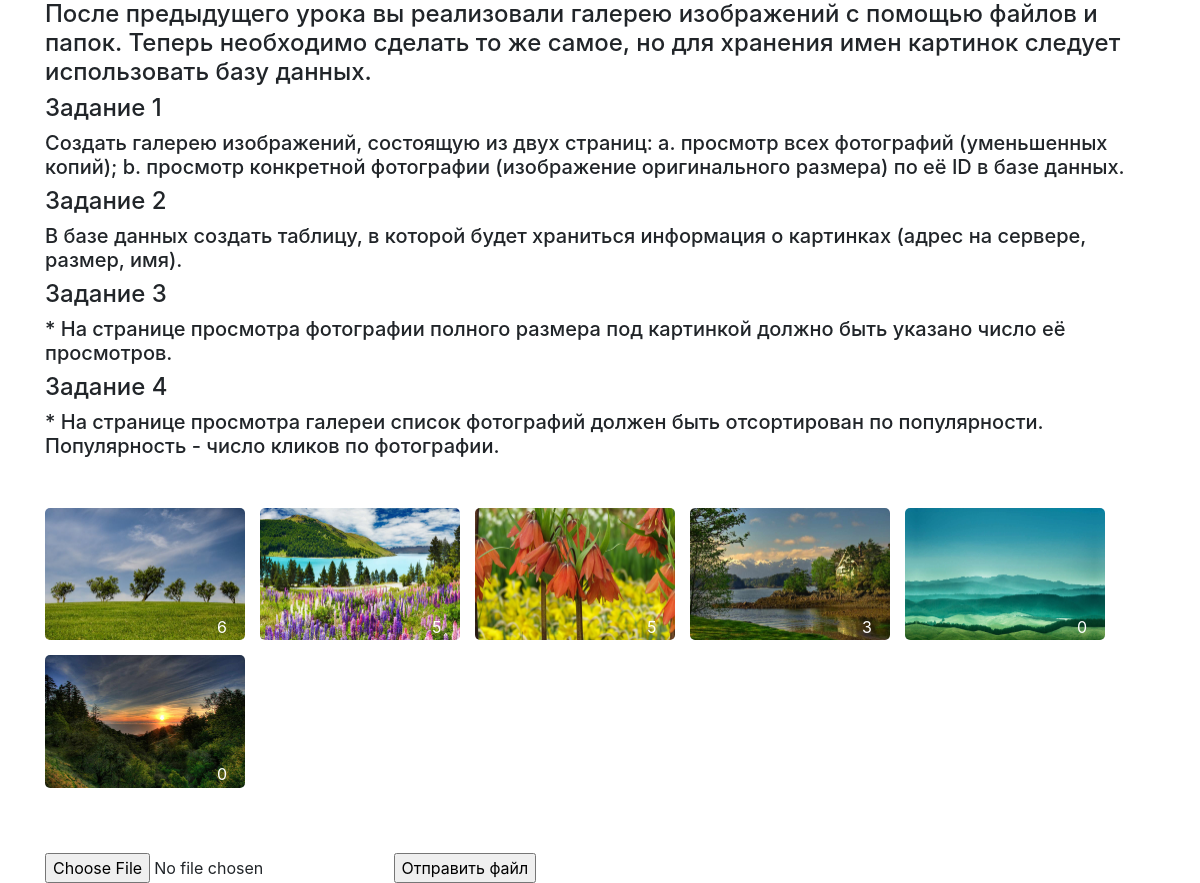
The page / on the database its author committed.
### tables this page shows
CREATE TABLE `data_foto` (
  `id` int(11) NOT NULL,
  `hash_file` varchar(256) NOT NULL,
  `name_file` varchar(256) NOT NULL,
  `view_file` int(11) NOT NULL
);

### engine/workWithDB.php (called while the page is built, shortened)
<?php
function getResult($sql)
{
    $linkDB = mysqli_connect(HOST, USER, PASS, DB);
    $result = mysqli_query($linkDB, $sql);
    $array_result = array();
    while ($row = mysqli_fetch_row($result)) {
        $array_result[] = $row;
    }
    return $array_result;
}
?>

### engine/fileLoad.php (the view, shortened to what this page needs)
<?php
function render_fotogallery($path_smallImgFolder, $path_bigImgFolder)
{
    $sql_request_data_foto = "SELECT * from data_foto order by view_file desc";
    $fotogallery = getResult($sql_request_data_foto);
    foreach ($fotogallery as $array_name_file) {
        $nameFile = $array_name_file[2];
        $view_file = $array_name_file[3];
        $id_file = $array_name_file[0];
        if (is_file($path_smallImgFolder . $nameFile)) {
            echo "<a href='foto_gallery.php?id=$id_file' target='_blank' class='item-foto' id='$id_file'>
                  <img src='$path_smallImgFolder$nameFile' alt='' class='fotoGallery--img'>
                  <span class=\"view-foto\">$view_file</span>
                  </a>";
        }
    }
}
?>

### index.php (shortened to what this page needs)
<!doctype html>
<html lang="en">
<head>
    <link rel="stylesheet" href="https://stackpath.bootstrapcdn.com/bootstrap/4.4.1/css/bootstrap.min.css"
>
    <link rel="stylesheet" href="public/css/style.css">
</head>
<body>
<?php
include "engine/fileLoad.php";
require_once "engine/workWithDB.php";
?>
<div class="container">
        <h4> После предыдущего урока вы реализовали галерею изображений с помощью файлов и папок. Теперь
            необходимо сделать то же самое, но для хранения имен картинок следует использовать базу данных.
        </h4>
        <h4>Задание 1</h4>
        <h5>
            Создать галерею изображений, состоящую из двух страниц:
            a. просмотр всех фотографий (уменьшенных копий);
            b. просмотр конкретной фотографии (изображение оригинального размера) по её ID в
            базе данных.
        </h5>
        <h4>Задание 2</h4>
        <h5>
            В базе данных создать таблицу, в которой будет храниться информация о картинках (адрес на
            сервере, размер, имя).
        </h5>
        <h4>Задание 3</h4>
        <h5>
            * На странице просмотра фотографии полного размера под картинкой должно быть указано
            число её просмотров.
        </h5>
        <h4>Задание 4</h4>
        <h5>
            * На странице просмотра галереи список фотографий должен быть отсортирован по
            популярности. Популярность - число кликов по фотографии.
        </h5>
    <?php
    $sql = "select * from data_foto";
    $gallery_foto = getResult($sql);
    ?>
    <div class="fotoGallery">
        <?php
        render_fotogallery(UPLOAD_SMALL_DIR, UPLOAD_BIG_DIR);
        ?>
    </div>
    <form action="?" method="post" enctype="multipart/form-data">
        <input type="file" name="upfile"/>
        <input type="submit" value="Отправить файл"/>
    </form>
</div>
</body>
</html>

### public/css/style.css (style rules this page uses)
form { margin-top: 50px; }
.fotoGallery { margin-top: 50px; display: flex; flex-wrap: wrap; }
.fotoGallery--img { width: 200px; border-radius: 5px; }
.fotoGallery a { margin-right: 15px; margin-bottom: 15px; }
.item-foto { position: relative; }
.view-foto { color: white; position: absolute; top: 81%; left: 86%; }

### rows shown on the page
data_foto: name_file (picture), view_file "6"
data_foto: name_file (picture), view_file "5"
data_foto: name_file (picture), view_file "5"
data_foto: name_file (picture), view_file "3"
data_foto: name_file (picture), view_file "0"
data_foto: name_file (picture), view_file "0"
